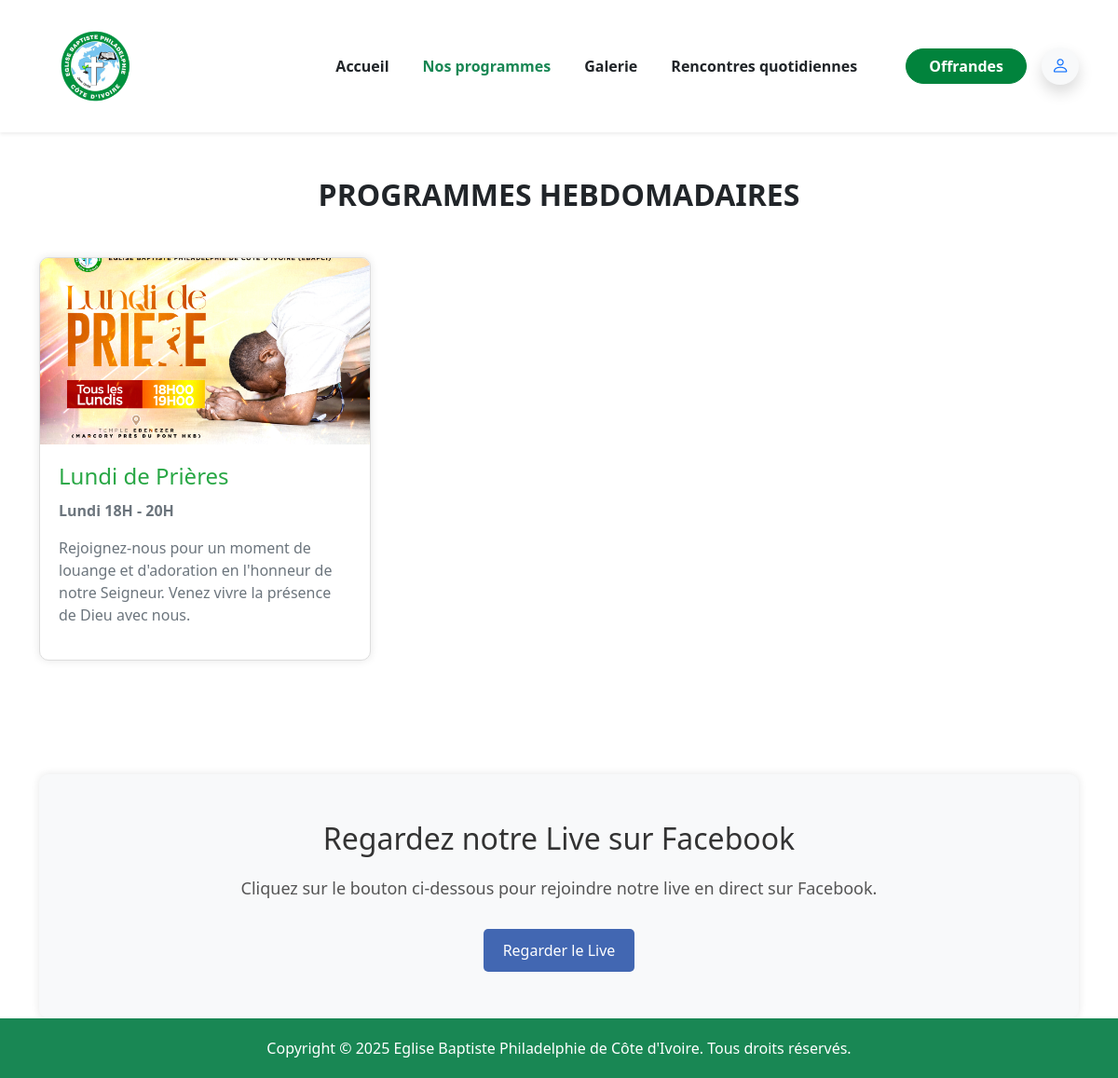
The app's page /programmes/ with its own data.
### vitrine/models.py (models this page shows, shortened)
class Programme(models.Model):
    nom = models.CharField(max_length=100)
    image = models.ImageField(upload_to='programmes/')
    date = models.CharField(max_length=100)  # ou models.DateTimeField si besoin
    description = models.TextField()

### vitrine/views.py (the view)
# urls.py: path('programmes/', views.programme_view, name='programme'),
def programme_view(request):
    programmes = Programme.objects.all()
    return render(request, 'vitrine/programme.html', {'programmes': programmes})

### templates/vitrine/programme.html (shortened to what this page needs)
{% extends "vitrine/base.html" %}
{% load static %}
{% block content %}
<main class="py-5">
    <div class="container">
        <h2 class="fw-bold text-uppercase mb-5 text-center">Programmes Hebdomadaires</h2>
        <div class="row">
            {% for programme in programmes %}
            <div class="col-md-4 mb-4">
                <div class="card program-card">
                    <img src="{{ programme.image.url }}" alt="{{ programme.nom }}" class="program-img">
                    <div class="program-content">
                        <h4>{{ programme.nom }}</h4>
                        <p class="program-date">{{ programme.date }}</p>
                        <p>{{ programme.description }}</p>
                    </div>
                </div>
            </div>
            {% empty %}
            <p class="text-center">Aucun programme pour le moment.</p>
            {% endfor %}
        </div>
    </div>
</main>
    <div class="container">
        <div class="live-section">
            <h2>Regardez notre Live sur Facebook</h2>
            <p>Cliquez sur le bouton ci-dessous pour rejoindre notre live en direct sur Facebook.</p>
            <a href="https://web.facebook.com/EBAPCI/live" target="_blank" class="btn">Regarder le Live</a>
        </div>
    </div>
{% endblock %}

### static/css/style.css (style rules this page uses)
html { scroll-behavior: smooth; }
.form-control, .btn { border-radius: 10px; }
.live-section { text-align: center; padding: 50px; background-color: #f8f9fa; border-radius: 10px; box-shadow: 0 0 10px rgba(0, 0, 0, 0.1); margin-top: 50px; }
.live-section h2 { margin-bottom: 20px; color: #333; }
.live-section p { margin-bottom: 30px; font-size: 18px; color: #555; }
.live-section .btn { background-color: #4267B2; color: #fff; padding: 10px 20px; font-size: 16px; border-radius: 5px; }
.program-card { border: 1px solid #ddd; border-radius: 10px; overflow: hidden; transition: all 0.3s ease; box-shadow: 0 0 10px rgba(0, 0, 0, 0.1); background-color: #fff; }
.program-img { width: 100%; height: 200px; object-fit: cover; }
.program-content { padding: 20px; }
.program-content h4 { font-size: 1.5rem; margin-bottom: 10px; color: #28a745; }
.program-content p { font-size: 1rem; color: #6c757d; }
.program-date { font-weight: bold; color: #343a40; }

### records on screen
Programme: image (picture), nom "Lundi de Prières", date "Lundi 18H - 20H", description "Rejoignez-nous pour un moment de louange et d'adoration en l'honneur de notre Seigneur. Venez vivre la présence de Dieu avec nous."
